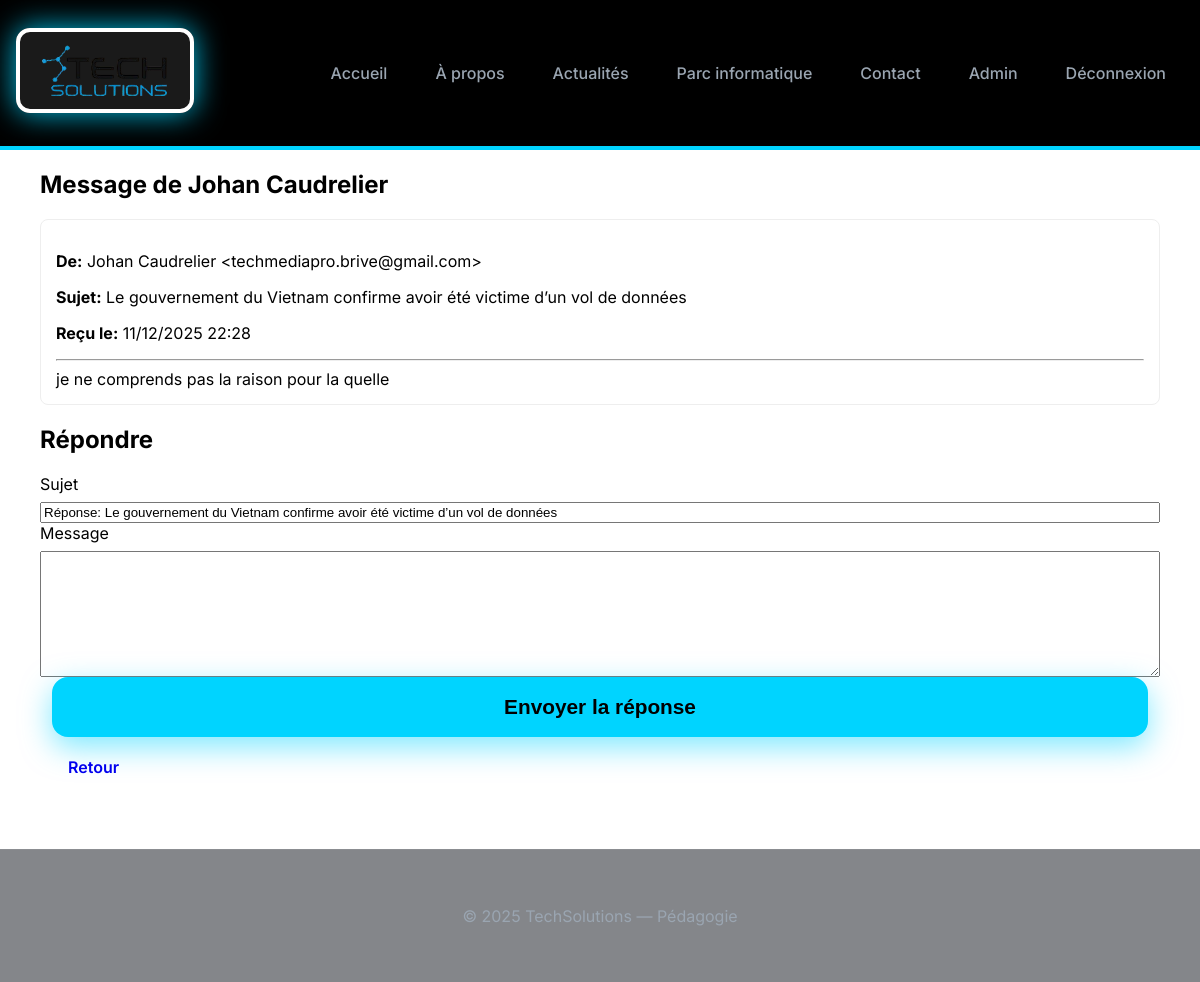
Screenshot of /admin/messagerie_view.php?id=2 (signed in) with the database file from the repository.
### tables this page shows
CREATE TABLE `messages` (
  `id` int(10) unsigned NOT NULL AUTO_INCREMENT,
  `name` varchar(150) NOT NULL,
  `email` varchar(150) NOT NULL,
  `subject` varchar(255) DEFAULT NULL,
  `message` longtext NOT NULL,
  `status` enum('nouveau','traite','archived') NOT NULL DEFAULT 'nouveau',
  `reply_text` longtext DEFAULT NULL,
  `replied_by` varchar(100) DEFAULT NULL,
  `replied_at` datetime DEFAULT NULL,
  `created_at` timestamp NOT NULL DEFAULT current_timestamp(),
  PRIMARY KEY (`id`),
  KEY `status` (`status`),
  KEY `created_at` (`created_at`)
);

### admin/messagerie_view.php (the view, shortened to what this page needs)
<?php
try {
  $db = pdo();
  $id = intval($_GET['id'] ?? 0);
  $stmt = $db->prepare('SELECT * FROM messages WHERE id = :id');
  $stmt->execute([':id' => $id]);
  $msg = $stmt->fetch(PDO::FETCH_ASSOC);
} catch (PDOException $e) {
  $error = 'Erreur base de données: ' . $e->getMessage();
}
require_once __DIR__ . '/../includes/header.php';
?>
<section class="admin-section">
  <div class="container">
    <h1>Message de <?= htmlspecialchars($msg['name']) ?></h1>
    <div class="message-detail" style="padding:15px;background:#fff;border-radius:8px;border:1px solid #eee;margin-bottom:20px">
      <p><strong>De:</strong> <?= htmlspecialchars($msg['name']) ?> &lt;<?= htmlspecialchars($msg['email']) ?>&gt;</p>
      <p><strong>Sujet:</strong> <?= htmlspecialchars($msg['subject']) ?></p>
      <p><strong>Reçu le:</strong> <?= date('d/m/Y H:i', strtotime($msg['created_at'])) ?></p>
      <hr>
      <div style="white-space:pre-wrap"><?= htmlspecialchars($msg['message']) ?></div>
    </div>
    <h2>Répondre</h2>
    <form method="post">
      <div class="form-group">
        <label for="subject">Sujet</label>
        <input type="text" id="subject" name="subject" value="Réponse: <?= htmlspecialchars($msg['subject']) ?>" required>
      </div>
      <div class="form-group">
        <label for="reply">Message</label>
        <textarea id="reply" name="reply" rows="8" required></textarea>
      </div>
      <div class="form-group">
        <button class="btn btn-primary" type="submit">Envoyer la réponse</button>
        <a class="btn" href="messagerie.php">Retour</a>
      </div>
    </form>
  </div>
</section>
<?php require_once __DIR__ . '/../includes/footer.php'; ?>

### assets/css/futuristic.css (style rules this page uses)
:root { --bg: #0b0f17; --bg-secondary: #111827; --panel: rgba(255, 255, 255, 0.03); --glass: rgba(255, 255, 255, 0.04); --accent: #6ef0ff; --accent-2: #8a6bff; --accent-3: #ff006e; --muted: #9aa5b1; --radius: 14px; --glass-border: rgba(255, 255, 255, 0.06); font-family: 'Inter', system-ui, -apple-system, sans-serif; }
* { box-sizing: border-box; }
html, body { height: 100%; }
body { margin: 0; background: radial-gradient(ellipse at 10% 10%, rgba(106, 90, 255, 0.06), transparent 10%), radial-gradient(ellipse at 90% 90%, rgba(110, 240, 255, 0.04), transparent 10%), var(--bg); color: #e6eef6; -webkit-font-smoothing: antialiased; -moz-osx-font-smoothing: grayscale; }
.container { max-width: 1200px; margin: 0 auto; padding: 0 16px; }
.btn { padding: 12px 28px; border-radius: 10px; border: none; cursor: pointer; font-weight: 600; font-size: 1rem; transition: all 0.3s ease; text-decoration: none; display: inline-block; }
.btn-primary { background: linear-gradient(90deg, var(--accent), var(--accent-2)); color: #031123; box-shadow: 0 6px 20px rgba(106, 90, 255, 0.3); }
.form-group { display: flex; flex-direction: column; gap: 8px; }

### styles.css (style rules this page uses)
* { box-sizing: border-box; }
body { margin:0; font-family: 'Inter', system-ui; background:#ffffff; color:#000000; }
.container { max-width:1200px; margin:0 auto; padding:0 20px; }
.hero-buttons .btn, .btn-primary, .btn-secondary { font-size:1.3rem !important; padding:18px 40px !important; border-radius:16px !important; font-weight:600 !important; margin:0 12px; display:inline-block; }
.btn-primary { background:#00d4ff !important; color:#000000 !important; box-shadow:0 10px 30px rgba(0,212,255,0.5); }

### rows the page displays
messages: name "Johan Caudrelier", email "techmediapro.brive@gmail.com", subject "Le gouvernement du Vietnam confirme avoir été victime d’un vol de données", created_at "11/12/2025 22:28", message "je ne comprends pas la raison pour la quelle", subject "Réponse: Le gouvernement du Vietnam confirme avoir été victime d’un vol de données"

### other values shown
SITE_NAME "TechSolutions"
